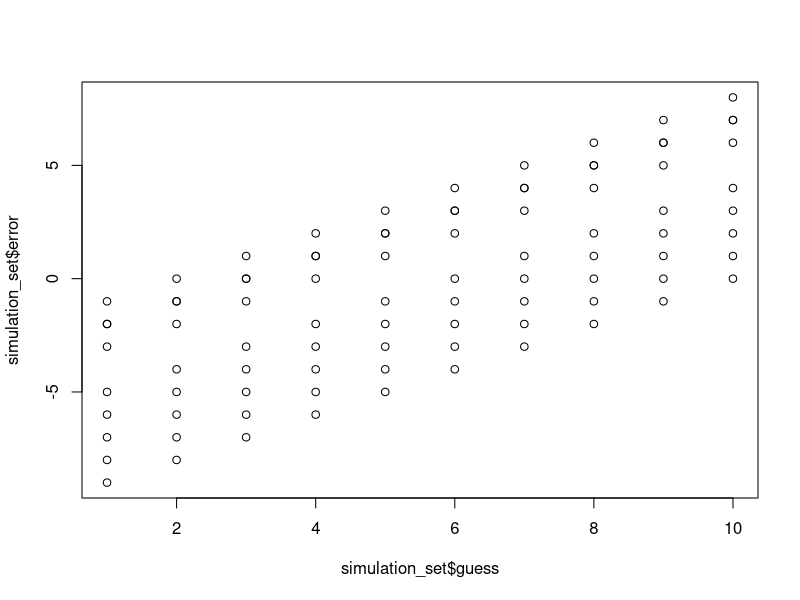
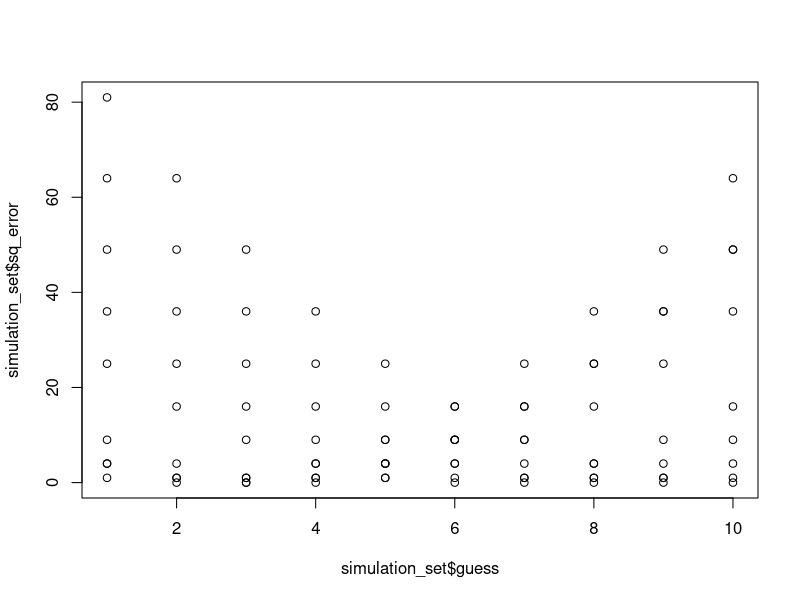

The R source for these figures, in order: (Note: a time limit stopped this script after it produced the figures.)

library(magrittr)
library(dplyr)
library(tidyr)
set.seed(070620)

v <- c(2, 6, 9, 4, 10, 3, 3, 7, 8)
mean(v)
length(v)

# leave-one-out, guess from 2 to 10
# calculate error

simulation_set <- data.frame(leave_out = numeric(0),
                             guess = numeric(0),
                             error = numeric(0))

for(idx in seq_along(v)){
  leave_out <- v[idx]
  answer <- leave_out
  
  for(guess in 1:10){
    
    error <- guess - answer
    simulation_set <- rbind(simulation_set, data.frame(leave_out = leave_out, guess = guess, error = error))
    
  }
  
  
}

simulation_set$sq_error <- simulation_set$error**2


plot(simulation_set$error~simulation_set$guess)

plot(simulation_set$sq_error~simulation_set$guess)

# ----

v <- runif(10000, min = 1, max = 10)
mean(v)
length(v)

# leave-one-out, guess from 2 to 10
# calculate error

simulation_set <- data.frame(leave_out = numeric(0),
                             guess = numeric(0),
                             error = numeric(0))

for(idx in seq_along(v)){
  leave_out <- v[idx]
  answer <- leave_out
  
  for(guess in 1:10){
    
    error <- guess - answer
    simulation_set <- rbind(simulation_set, data.frame(leave_out = leave_out, guess = guess, error = error))
    
  }
  
  
}

simulation_set$sq_error <- simulation_set$error**2


plot(simulation_set$error~simulation_set$guess, main = "no mean")

plot(simulation_set$sq_error~simulation_set$guess, main = "no mean" )


# boxplot

boxplot(simulation_set$sq_error ~ as.factor(simulation_set$guess), main = "no mean")

# ----
simulation_set <- data.frame(leave_out = numeric(0),
                             guess = numeric(0),
                             error = numeric(0))

for(idx in seq_along(v)){
  leave_out <- v[idx]
  answer <- leave_out
  
  for(guess in c(1:10, mean(v))){
    
    error <- guess - answer
    simulation_set <- rbind(simulation_set, data.frame(leave_out = leave_out, guess = guess, error = error))
    
  }
  
  
}

simulation_set$sq_error <- simulation_set$error**2


plot(simulation_set$error~simulation_set$guess, main = "with mean")

plot(simulation_set$sq_error~simulation_set$guess, main = "with mean")

# boxplot

boxplot(simulation_set$sq_error ~ as.factor(simulation_set$guess), main = "with mean")



simulation_set %>%
  group_by(as.factor(simulation_set$guess)) %>%
  summarise(boxplot= list( boxplot.stats(sq_error)$stats),
            stat = list( c('lower_whisker','lower_hinge','median','upper_hinge','upper_whisker') ) ) %>%
  unnest(stat, boxplot) %>%
  spread(stat, boxplot)
